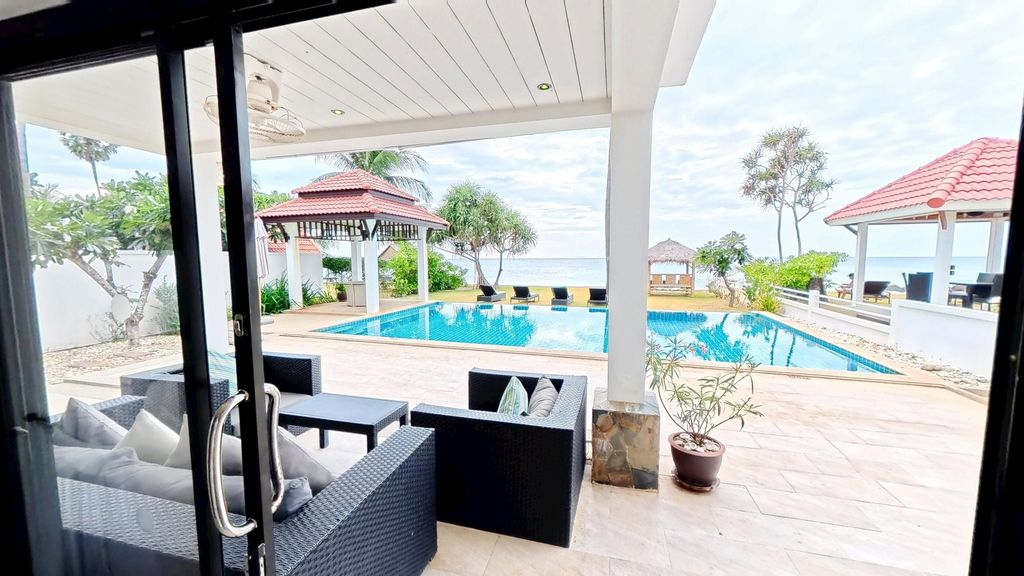
#> input picture test01.jpeg, 1024 x 576 px
$ python test_custom_image.py --input ../test01.jpeg --output out.png
#> lines starting #> are read from the running program, lines starting #| are printed output that depends on the picture
#> in main, img is the input picture: shape (576, 1024, 3); mean B, G, R 177.4, 177.9, 174.2
import argparse
import json
import os
from pathlib import Path

import cv2
import numpy as np


def apply_correction(img, k1, k2=None):
    h, w = img.shape[:2]
    if k2 is None:
        k2 = k1 * k1 * 0.40
    f = max(w, h) * 0.9
    k = np.array([[f, 0, w / 2], [0, f, h / 2], [0, 0, 1]], dtype=np.float64)
    d = np.array([k1, k2, 0, 0, 0], dtype=np.float64)
    new_k, roi = cv2.getOptimalNewCameraMatrix(k, d, (w, h), 1, (w, h))
    out = cv2.undistort(img, k, d, None, new_k)

    x, y, rw, rh = roi
    if 0 < rw < w and 0 < rh < h and rw > w * 0.4:
        crop = out[y : y + rh, x : x + rw]
        if crop.size > 0:
            out = cv2.resize(crop, (w, h), interpolation=cv2.INTER_LANCZOS4)
    return out


def estimate_k1_from_lines(gray):
    h, w = gray.shape
#> h = 576; w = 1024
    blur = cv2.GaussianBlur(gray, (5, 5), 0)
    edges = cv2.Canny(blur, 30, 100)
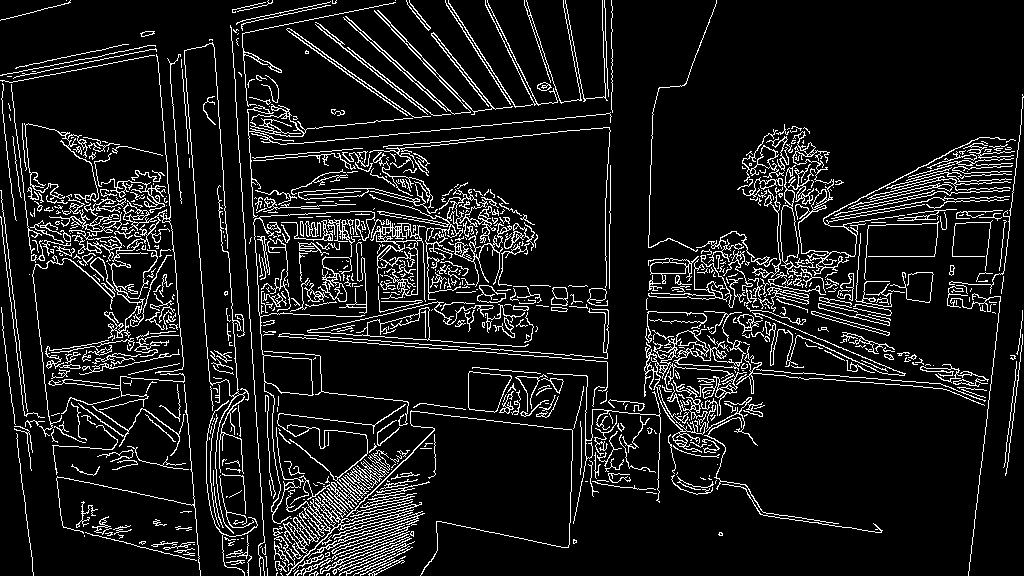
#> edges: shape (576, 1024); 9.9% white in thin lines or dots
    lines = cv2.HoughLinesP(
        edges,
        1,
        np.pi / 180,
        50,
        minLineLength=min(w, h) // 8,
        maxLineGap=20,
    )
#> lines = 682 rows, first 6: [339, 307, 500, 276], [219, 215, 531, 248], [231, 290, 429, 293], [307, 331, 525, 346], [859, 198, 1013, 190], [219, 216, 526, 254]
    if lines is None or len(lines) < 5:
        return -0.15

    cx, cy = w / 2, h / 2
#> cx = 512; cy = 288
    dists = []
    for ln in lines[:60]:
        x1, y1, x2, y2 = ln[0]
        if np.hypot(x2 - x1, y2 - y1) < 30:
            continue
        mx, my = (x1 + x2) / 2, (y1 + y2) / 2
        d = np.hypot(mx - cx, my - cy) / np.hypot(cx, cy)
        if d > 0.3:
            dists.append(d)
#> this loop made 60 passes
#> (x1, y1, x2, y2, mx, my, d) on passes 1 to 12: (339, 307, 500, 276, 419.5, 291.5, 0.158), (219, 215, 531, 248, 375, 231.5, 0.252), (231, 290, 429, 293, 330, 291.5, 0.31), (307, 331, 525, 346, 416, 338.5, 0.185), (859, 198, 1013, 190, 936, 194, 0.739), (219, 216, 526, 254, 372.5, 235, 0.254), (214, 47, 242, 457, 228, 252, 0.487), (322, 221, 535, 247, 428.5, 234, 0.169), (647, 360, 754, 368, 700.5, 364, 0.346), (379, 211, 537, 238, 458, 224.5, 0.142), (227, 327, 448, 346, 337.5, 336.5, 0.308), (238, 136, 611, 96, 424.5, 116, 0.329)
#> after the loop, dists = 40 values, max 0.751 at index 10, min 0.304 at index 11, mean 0.536
    if not dists:
        return -0.15
    return float(np.clip(-np.mean(dists) * 0.30, -0.35, 0.05))


def edge_score(gray):
    edges = cv2.Canny(gray, 30, 100)
    lines = cv2.HoughLinesP(
        edges,
        1,
        np.pi / 180,
        40,
        minLineLength=gray.shape[1] // 10,
        maxLineGap=15,
    )
    if lines is None or len(lines) < 3:
        return 0.0

    angles = []
    for ln in lines:
        x1, y1, x2, y2 = ln[0]
        angles.append(abs(np.arctan2(y2 - y1, x2 - x1) * 180 / np.pi) % 180)
    a = np.array(angles)
    h_lines = np.sum((a < 12) | (a > 168))
    v_lines = np.sum((a > 78) & (a < 102))
    return float((h_lines + v_lines) / max(len(a), 1))


def find_best_k1(img, gray):
    est = estimate_k1_from_lines(gray)
#> est = -0.161
    candidates = np.linspace(max(est - 0.12, -0.35), min(est + 0.05, 0.05), 9)
    best_k1, best_sc = -0.15, -1
    for k1 in candidates:
        if abs(k1) < 0.005:
            continue
        try:
            corr = apply_correction(img, float(k1))
            sc = edge_score(cv2.cvtColor(corr, cv2.COLOR_BGR2GRAY))
            if sc > best_sc:
                best_sc, best_k1 = sc, float(k1)
        except Exception:
            pass
#> this loop made 9 passes
#> (sc, best_sc, best_k1) on passes 1, 2, 3, 4, 7: (0.579, 0.579, -0.281), (0.602, 0.602, -0.26), (0.616, 0.616, -0.238), (0.639, 0.639, -0.217), (0.735, 0.735, -0.153)
#> sc on passes 5, 6, 8, 9: 0.591, 0.63, 0.63, 0.621
#> pass 1, in apply_correction, `crop = out[y : y + rh, x : x + rw]`:
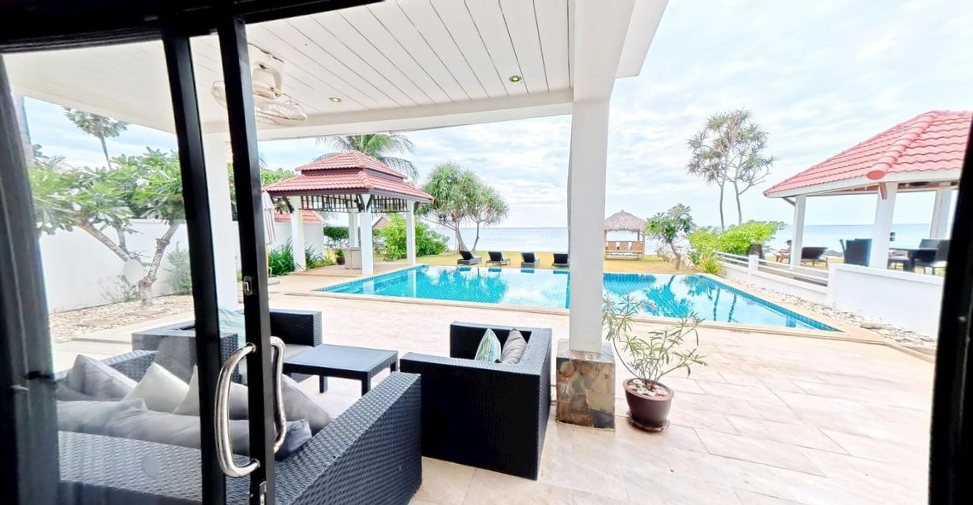
#> crop: shape (505, 973, 3); mean B, G, R 179.2, 179.6, 176
#> pass 1, in apply_correction, `out = cv2.resize(crop, (w, h), interpolation=cv2.INTER_LANCZOS4)`:
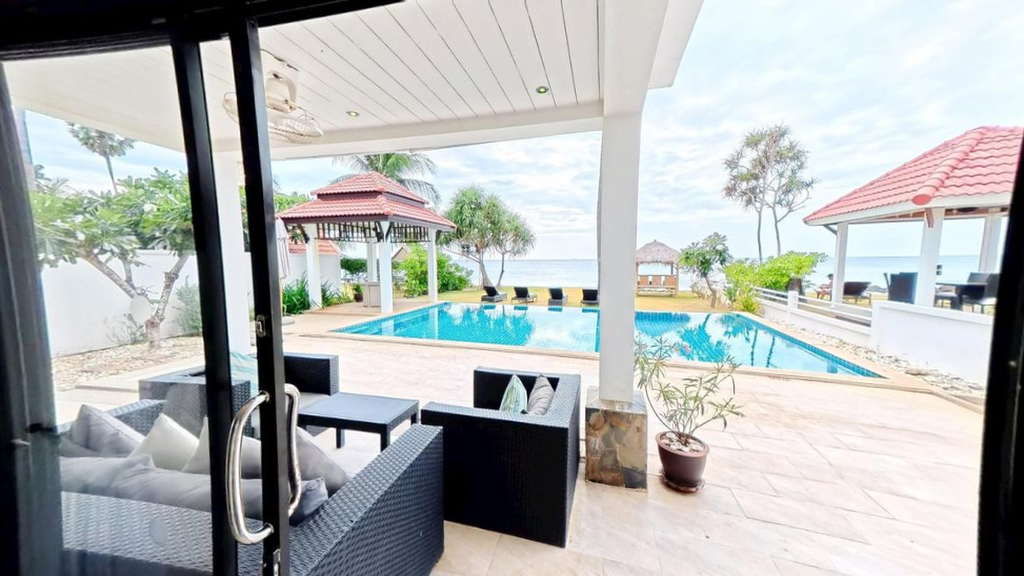
#> out: shape (576, 1024, 3); mean B, G, R 179.2, 179.6, 176
#> pass 1, in edge_score, `edges = cv2.Canny(gray, 30, 100)`:
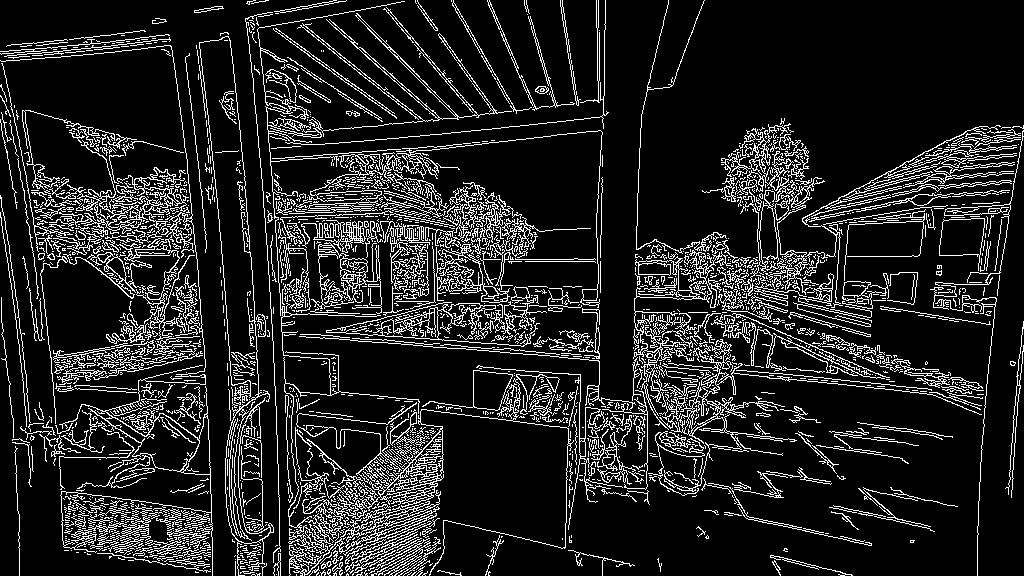
#> edges: shape (576, 1024); 13.6% white in thin lines or dots
#> after the loop:
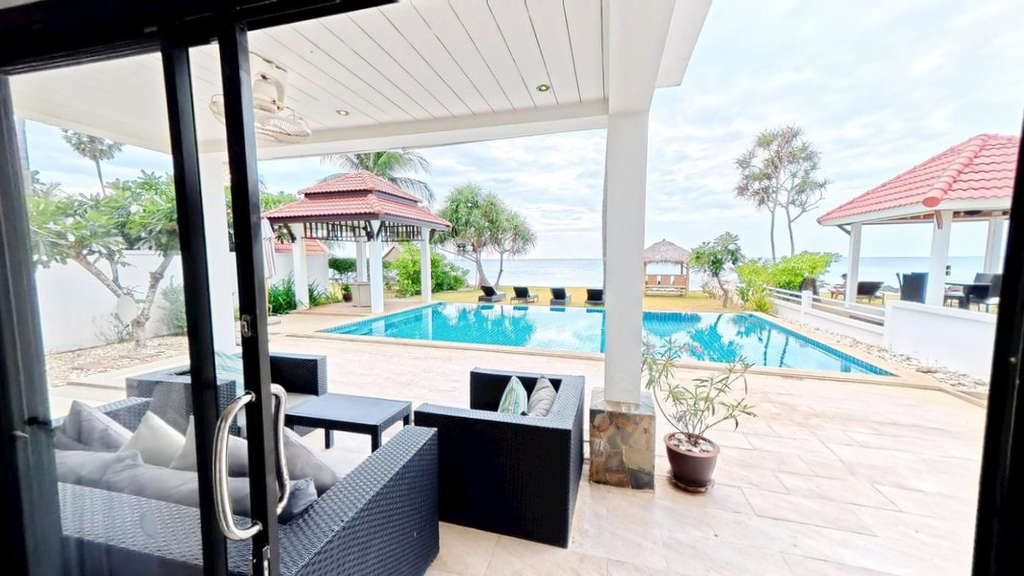
#> corr: shape (576, 1024, 3); mean B, G, R 178.1, 178.5, 174.8
#> after the loop, best_k1 = -0.153; best_sc = 0.735
    return best_k1, best_sc


def load_k1_from_weights(weights_path):
    if not weights_path:
        return None
    if not os.path.exists(weights_path):
        raise FileNotFoundError(f"Weights not found: {weights_path}")
    with open(weights_path, "r", encoding="utf-8") as f:
        payload = json.load(f)
    return float(payload["global_k1"])


def main():
    parser = argparse.ArgumentParser(description="Test lens correction on one custom image")
    parser.add_argument("--input", required=True, help="Path to input image")
    parser.add_argument("--output", required=True, help="Path to output image")
    parser.add_argument(
        "--weights",
        default="",
        help="Path to lens_correction_weights.json (optional). If omitted, adaptive mode is used.",
    )
    args = parser.parse_args()

    in_path = Path(args.input)
    out_path = Path(args.output)

    if not in_path.exists():
        raise FileNotFoundError(f"Input image not found: {in_path}")

    img = cv2.imread(str(in_path))
    if img is None:
        raise ValueError(f"Cannot read image: {in_path}")

    if args.weights:
        k1 = load_k1_from_weights(args.weights)
        print(f"Using weights mode: k1={k1:.4f}")
    else:
        gray = cv2.cvtColor(img, cv2.COLOR_BGR2GRAY)
        k1, score = find_best_k1(img, gray)
#> k1 = -0.153; score = 0.735
        print(f"Using adaptive mode: k1={k1:.4f}, score={score:.4f}")
#| Using adaptive mode: k1=-0.1534, score=0.7351

    corrected = apply_correction(img, k1)
#> in apply_correction (call 10), `k2 = k1 * k1 * 0.40`: k2 = 0.00941
#> in apply_correction (call 10), `d = np.array([k1, k2, 0, 0, 0], dtype=np.float64)`: d = [-0.153, 0.00941, 0, 0, 0]
#> in apply_correction (call 10), `new_k, roi = cv2.getOptimalNewCameraMatrix(k, d, (w, h), 1, (w, h))`: new_k = [[857.2, 0, 512.1], [0, 857.2, 288], [0, 0, 1]]; roi = (10, 16, 1003, 543)
#> in apply_correction (call 10), `out = cv2.undistort(img, k, d, None, new_k)`:
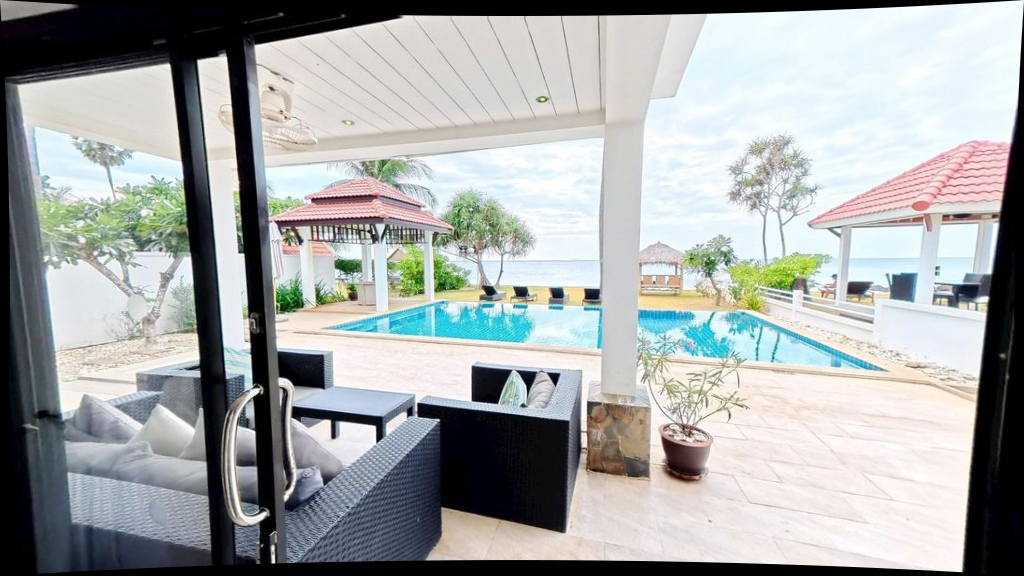
#> out: shape (576, 1024, 3); mean B, G, R 167.7, 167.9, 164.5
#> in apply_correction (call 10), `x, y, rw, rh = roi`: x = 10; y = 16; rw = 1003; rh = 543
#> in apply_correction (call 10), `crop = out[y : y + rh, x : x + rw]`:
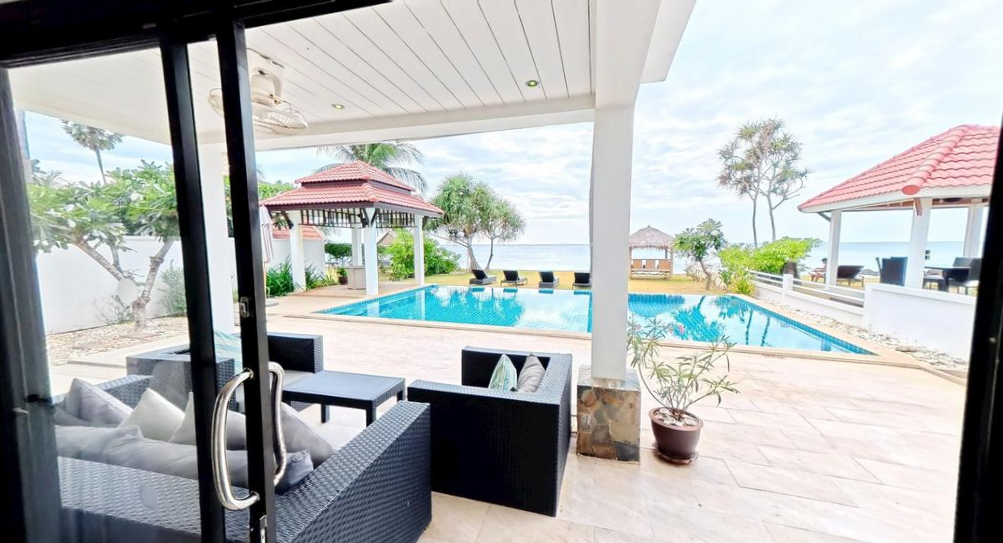
#> crop: shape (543, 1003, 3); mean B, G, R 178.3, 178.7, 175.1
    out_path.parent.mkdir(parents=True, exist_ok=True)
    ok = cv2.imwrite(str(out_path), corrected, [cv2.IMWRITE_JPEG_QUALITY, 95])
    if not ok:
        raise IOError(f"Failed to save output image: {out_path}")

    print(f"Saved corrected image to: {out_path}")


if __name__ == "__main__":
    main()

$ run again, on test03.jpg
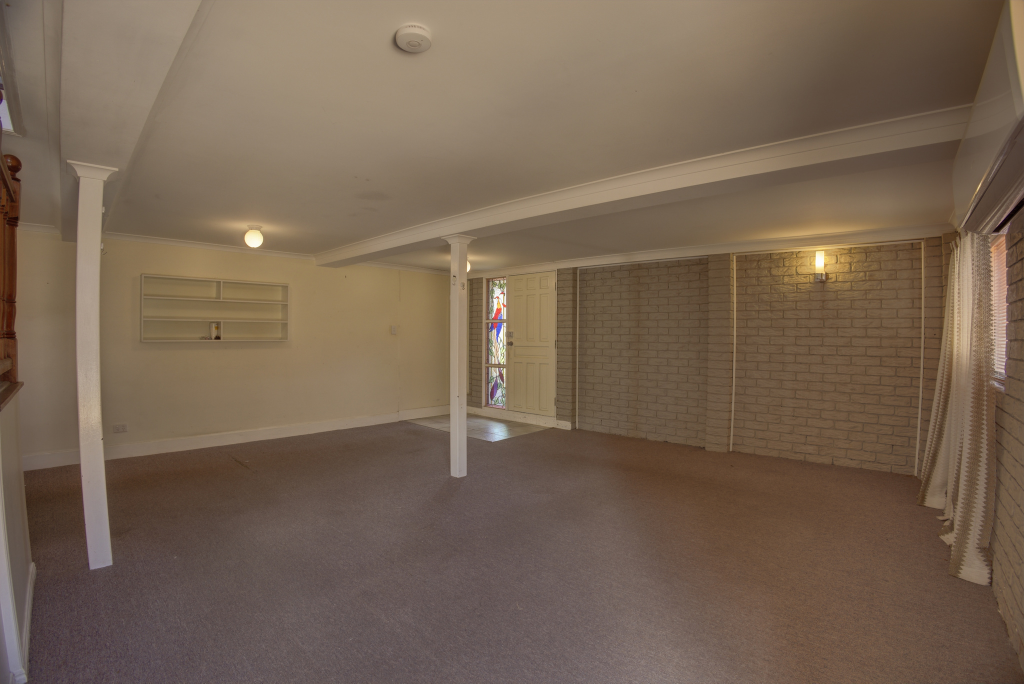
#> input picture test03.jpg, 2048 x 1367 px (shown at 1/2 size)
#> in main, img is the input picture: shape (1367, 2048, 3); mean B, G, R 82.3, 99.9, 119
#> in estimate_k1_from_lines, `edges = cv2.Canny(blur, 30, 100)`:
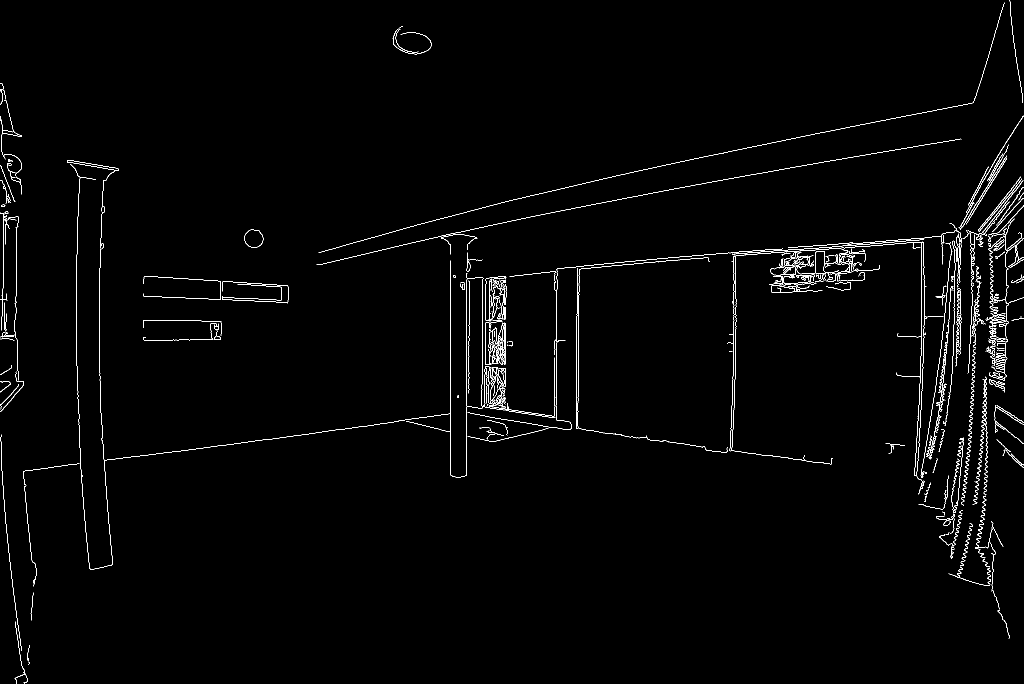
#> edges: shape (1367, 2048) (shown at 1/2 size); 1.4% white in thin lines or dots
#> lines = 59 rows, first 6: [1322, 382, 1849, 289], [1002, 405, 1318, 332], [900, 926, 900, 567], [1640, 265, 1946, 205], [1474, 510, 1846, 484], [351, 903, 535, 878]
#> the loop in estimate_k1_from_lines, `for ln in lines[:60]:` made 59 passes
#> (x1, y1, x2, y2, mx, my, d) on passes 1 to 8: (1322, 382, 1849, 289, 1585.5, 335.5, 0.537), (1002, 405, 1318, 332, 1160, 368.5, 0.279), (900, 926, 900, 567, 900, 746.5, 0.113), (1640, 265, 1946, 205, 1793, 235, 0.723), (1474, 510, 1846, 484, 1660, 497, 0.538), (351, 903, 535, 878, 443, 890.5, 0.501), (532, 879, 797, 842, 664.5, 860.5, 0.325), (1371, 513, 1702, 485, 1536.5, 499, 0.442)
#> after the loop in estimate_k1_from_lines, `for ln in lines[:60]:`: dists = 42 values, max 0.906 at index 30, min 0.325 at index 4, mean 0.655
#> est = -0.196
#> the loop in find_best_k1, `for k1 in candidates:` made 9 passes
#> (sc, best_sc, best_k1) on passes 1, 2, 3, 6: (0.854, 0.854, -0.316), (0.877, 0.877, -0.295), (0.878, 0.878, -0.274), (0.893, 0.893, -0.21)
#> after the loop in find_best_k1, `for k1 in candidates:`: best_k1 = -0.21; best_sc = 0.893
#> k1 = -0.21; score = 0.893
#| Using adaptive mode: k1=-0.2102, score=0.8933
#> k2 = 0.0177
#> in apply_correction (call 10), `d = np.array([k1, k2, 0, 0, 0], dtype=np.float64)`: d = [-0.21, 0.0177, 0, 0, 0]
#> new_k = [[1634, 0, 1024.1], [0, 1633.9, 683.5], [0, 0, 1]]; roi = (45, 59, 1958, 1249)
#> x = 45; y = 59; rw = 1958; rh = 1249
#> in apply_correction (call 10), `crop = out[y : y + rh, x : x + rw]`:
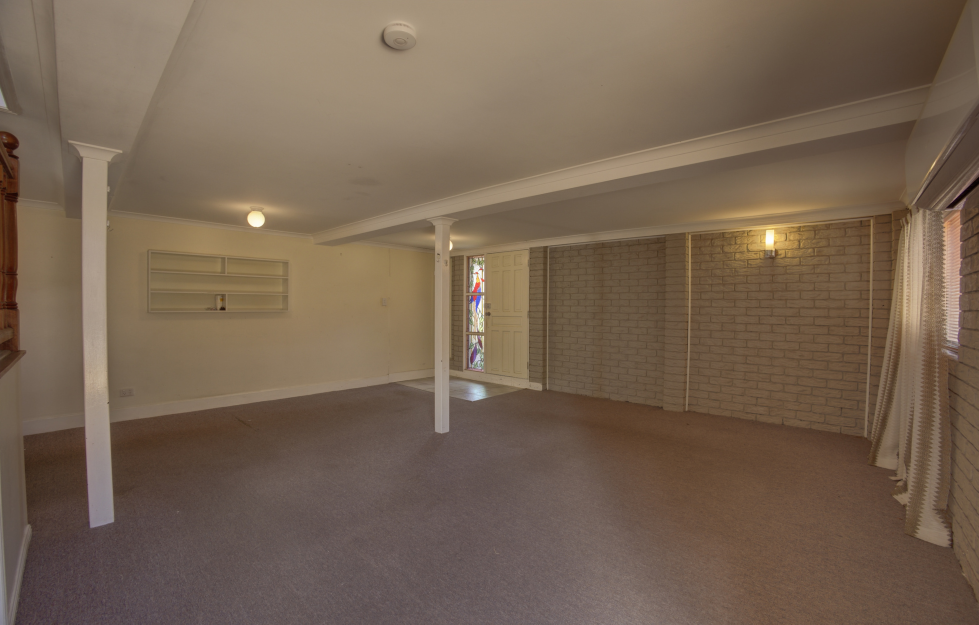
#> crop: shape (1249, 1958, 3) (shown at 1/2 size); mean B, G, R 81.8, 99.5, 118.6
